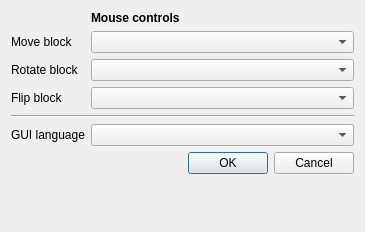
<?xml version="1.0" encoding="UTF-8"?>
<ui version="4.0">
 <class>CSettingsDialog</class>
 <widget class="QDialog" name="CSettingsDialog">
  <property name="geometry">
   <rect>
    <x>0</x>
    <y>0</y>
    <width>365</width>
    <height>232</height>
   </rect>
  </property>
  <property name="sizePolicy">
   <sizepolicy hsizetype="Expanding" vsizetype="Expanding">
    <horstretch>0</horstretch>
    <verstretch>0</verstretch>
   </sizepolicy>
  </property>
  <property name="windowTitle">
   <string>Preferences</string>
  </property>
  <property name="locale">
   <locale language="English" country="UnitedKingdom"/>
  </property>
  <layout class="QFormLayout" name="formLayout">
   <property name="fieldGrowthPolicy">
    <enum>QFormLayout::AllNonFixedFieldsGrow</enum>
   </property>
   <item row="0" column="1">
    <widget class="QLabel" name="lblControls">
     <property name="font">
      <font>
       <weight>75</weight>
       <bold>true</bold>
      </font>
     </property>
     <property name="text">
      <string>Mouse controls</string>
     </property>
    </widget>
   </item>
   <item row="1" column="0">
    <widget class="QLabel" name="lblMoveBlock">
     <property name="text">
      <string>Move block</string>
     </property>
    </widget>
   </item>
   <item row="1" column="1">
    <widget class="QComboBox" name="cbMoveBlockMouse"/>
   </item>
   <item row="2" column="0">
    <widget class="QLabel" name="lblRotateBlock">
     <property name="text">
      <string>Rotate block</string>
     </property>
    </widget>
   </item>
   <item row="2" column="1">
    <widget class="QComboBox" name="cbRotateBlockMouse"/>
   </item>
   <item row="3" column="0">
    <widget class="QLabel" name="lblFlipBlock">
     <property name="text">
      <string>Flip block</string>
     </property>
    </widget>
   </item>
   <item row="3" column="1">
    <widget class="QComboBox" name="cbFlipBlockMouse"/>
   </item>
   <item row="4" column="0" colspan="2">
    <widget class="Line" name="line_2">
     <property name="orientation">
      <enum>Qt::Horizontal</enum>
     </property>
    </widget>
   </item>
   <item row="5" column="0">
    <widget class="QLabel" name="lblGuiLang">
     <property name="text">
      <string>GUI language</string>
     </property>
    </widget>
   </item>
   <item row="5" column="1">
    <widget class="QComboBox" name="cbGuiLanguage"/>
   </item>
   <item row="6" column="1">
    <widget class="QDialogButtonBox" name="buttonBox">
     <property name="orientation">
      <enum>Qt::Horizontal</enum>
     </property>
     <property name="standardButtons">
      <set>QDialogButtonBox::Cancel|QDialogButtonBox::Ok</set>
     </property>
    </widget>
   </item>
  </layout>
 </widget>
 <resources/>
 <connections>
  <connection>
   <sender>buttonBox</sender>
   <signal>rejected()</signal>
   <receiver>CSettingsDialog</receiver>
   <slot>reject()</slot>
   <hints>
    <hint type="sourcelabel">
     <x>291</x>
     <y>432</y>
    </hint>
    <hint type="destinationlabel">
     <x>249</x>
     <y>226</y>
    </hint>
   </hints>
  </connection>
 </connections>
</ui>
